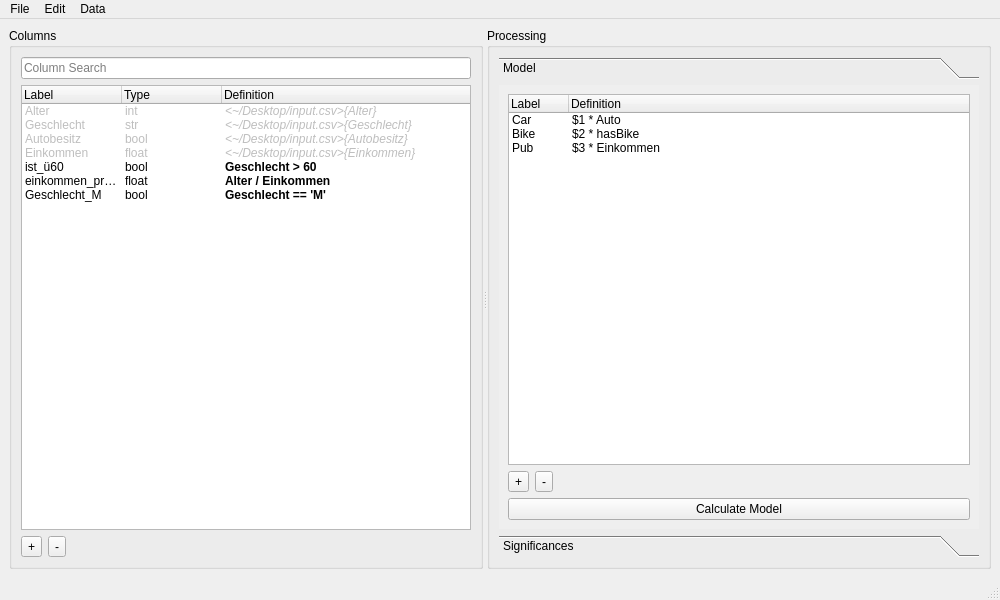
<?xml version="1.0" encoding="UTF-8"?>
<ui version="4.0">
 <class>MainWindow</class>
 <widget class="QMainWindow" name="MainWindow">
  <property name="enabled">
   <bool>true</bool>
  </property>
  <property name="geometry">
   <rect>
    <x>0</x>
    <y>0</y>
    <width>1000</width>
    <height>600</height>
   </rect>
  </property>
  <property name="windowTitle">
   <string>Discrete Choice Model Builder</string>
  </property>
  <property name="windowIcon">
   <iconset theme="applications-utilities">
    <normaloff>../../../../../../../../Universität/Semester/2023 SS/Veranstaltungen/Praxis der Softwareentwicklung/Projekt/Discrete Choice Model Builder/gui</normaloff>../../../../../../../../Universität/Semester/2023 SS/Veranstaltungen/Praxis der Softwareentwicklung/Projekt/Discrete Choice Model Builder/gui</iconset>
  </property>
  <property name="documentMode">
   <bool>true</bool>
  </property>
  <widget class="QWidget" name="centralwidget">
   <layout class="QVBoxLayout" name="verticalLayout">
    <item>
     <widget class="QSplitter" name="splitter">
      <property name="minimumSize">
       <size>
        <width>776</width>
        <height>0</height>
       </size>
      </property>
      <property name="orientation">
       <enum>Qt::Horizontal</enum>
      </property>
      <widget class="QGroupBox" name="box_cols_display">
       <property name="title">
        <string>Columns</string>
       </property>
       <layout class="QVBoxLayout" name="verticalLayout_2">
        <item>
         <widget class="QLineEdit" name="line_search_cols">
          <property name="placeholderText">
           <string>Column Search</string>
          </property>
         </widget>
        </item>
        <item>
         <widget class="QTreeWidget" name="tree_cols">
          <property name="indentation">
           <number>0</number>
          </property>
          <attribute name="headerDefaultSectionSize">
           <number>100</number>
          </attribute>
          <column>
           <property name="text">
            <string>Label</string>
           </property>
          </column>
          <column>
           <property name="text">
            <string>Type</string>
           </property>
          </column>
          <column>
           <property name="text">
            <string>Definition</string>
           </property>
          </column>
          <item>
           <property name="text">
            <string>Alter</string>
           </property>
           <property name="text">
            <string>int</string>
           </property>
           <property name="text">
            <string>&lt;~/Desktop/input.csv&gt;{Alter}</string>
           </property>
           <property name="font">
            <font>
             <italic>true</italic>
            </font>
           </property>
           <property name="flags">
            <set>ItemIsSelectable|ItemIsDragEnabled|ItemIsDropEnabled|ItemIsUserCheckable</set>
           </property>
          </item>
          <item>
           <property name="text">
            <string>Geschlecht</string>
           </property>
           <property name="text">
            <string>str</string>
           </property>
           <property name="text">
            <string>&lt;~/Desktop/input.csv&gt;{Geschlecht}</string>
           </property>
           <property name="font">
            <font>
             <italic>true</italic>
            </font>
           </property>
           <property name="flags">
            <set>ItemIsSelectable|ItemIsDragEnabled|ItemIsDropEnabled|ItemIsUserCheckable</set>
           </property>
          </item>
          <item>
           <property name="text">
            <string>Autobesitz</string>
           </property>
           <property name="text">
            <string>bool</string>
           </property>
           <property name="text">
            <string>&lt;~/Desktop/input.csv&gt;{Autobesitz}</string>
           </property>
           <property name="font">
            <font>
             <italic>true</italic>
            </font>
           </property>
           <property name="flags">
            <set>ItemIsSelectable|ItemIsDragEnabled|ItemIsDropEnabled|ItemIsUserCheckable</set>
           </property>
          </item>
          <item>
           <property name="text">
            <string>Einkommen</string>
           </property>
           <property name="text">
            <string>float</string>
           </property>
           <property name="text">
            <string>&lt;~/Desktop/input.csv&gt;{Einkommen}</string>
           </property>
           <property name="font">
            <font>
             <italic>true</italic>
            </font>
           </property>
           <property name="flags">
            <set>ItemIsSelectable|ItemIsDragEnabled|ItemIsDropEnabled|ItemIsUserCheckable</set>
           </property>
          </item>
          <item>
           <property name="text">
            <string>ist_ü60</string>
           </property>
           <property name="text">
            <string>bool</string>
           </property>
           <property name="text">
            <string>Geschlecht &gt; 60</string>
           </property>
           <property name="font">
            <font>
             <bold>true</bold>
            </font>
           </property>
          </item>
          <item>
           <property name="text">
            <string>einkommen_pro_alter</string>
           </property>
           <property name="text">
            <string>float</string>
           </property>
           <property name="text">
            <string>Alter / Einkommen</string>
           </property>
           <property name="font">
            <font>
             <bold>true</bold>
            </font>
           </property>
          </item>
          <item>
           <property name="text">
            <string>Geschlecht_M</string>
           </property>
           <property name="text">
            <string>bool</string>
           </property>
           <property name="text">
            <string>Geschlecht == 'M'</string>
           </property>
           <property name="font">
            <font>
             <bold>true</bold>
            </font>
           </property>
          </item>
         </widget>
        </item>
        <item>
         <layout class="QFormLayout" name="layout_cols_tools">
          <property name="formAlignment">
           <set>Qt::AlignJustify|Qt::AlignTop</set>
          </property>
          <item row="0" column="0">
           <widget class="QToolButton" name="button_add">
            <property name="text">
             <string>+</string>
            </property>
           </widget>
          </item>
          <item row="0" column="1">
           <widget class="QToolButton" name="button_remove">
            <property name="text">
             <string>-</string>
            </property>
           </widget>
          </item>
         </layout>
        </item>
       </layout>
      </widget>
      <widget class="QGroupBox" name="box_calculation">
       <property name="title">
        <string>Processing</string>
       </property>
       <layout class="QVBoxLayout" name="verticalLayout_3">
        <item>
         <widget class="QToolBox" name="toolBox_calculation">
          <property name="currentIndex">
           <number>0</number>
          </property>
          <widget class="QWidget" name="page_model">
           <property name="geometry">
            <rect>
             <x>0</x>
             <y>0</y>
             <width>151</width>
             <height>408</height>
            </rect>
           </property>
           <attribute name="label">
            <string>Model</string>
           </attribute>
           <layout class="QVBoxLayout" name="verticalLayout_4">
            <item>
             <widget class="QTreeWidget" name="tree_model_entries">
              <property name="indentation">
               <number>0</number>
              </property>
              <property name="itemsExpandable">
               <bool>false</bool>
              </property>
              <attribute name="headerMinimumSectionSize">
               <number>40</number>
              </attribute>
              <attribute name="headerDefaultSectionSize">
               <number>60</number>
              </attribute>
              <column>
               <property name="text">
                <string>Label</string>
               </property>
              </column>
              <column>
               <property name="text">
                <string>Definition</string>
               </property>
              </column>
              <item>
               <property name="text">
                <string>Car</string>
               </property>
               <property name="text">
                <string>$1 * Auto</string>
               </property>
              </item>
              <item>
               <property name="text">
                <string>Bike</string>
               </property>
               <property name="text">
                <string>$2 * hasBike</string>
               </property>
              </item>
              <item>
               <property name="text">
                <string>Pub</string>
               </property>
               <property name="text">
                <string>$3 * Einkommen</string>
               </property>
              </item>
             </widget>
            </item>
            <item>
             <layout class="QFormLayout" name="layout_model_tools">
              <property name="formAlignment">
               <set>Qt::AlignJustify|Qt::AlignTop</set>
              </property>
              <item row="0" column="0">
               <widget class="QToolButton" name="button_add_modelentry">
                <property name="text">
                 <string>+</string>
                </property>
               </widget>
              </item>
              <item row="0" column="1">
               <widget class="QToolButton" name="button_remove_modelentry">
                <property name="text">
                 <string>-</string>
                </property>
               </widget>
              </item>
             </layout>
            </item>
            <item>
             <widget class="QPushButton" name="pushButton">
              <property name="text">
               <string>Calculate Model</string>
              </property>
             </widget>
            </item>
           </layout>
          </widget>
          <widget class="QWidget" name="page_significances">
           <property name="geometry">
            <rect>
             <x>0</x>
             <y>0</y>
             <width>139</width>
             <height>408</height>
            </rect>
           </property>
           <attribute name="label">
            <string>Significances</string>
           </attribute>
           <layout class="QVBoxLayout" name="verticalLayout_5">
            <item>
             <widget class="QTableWidget" name="table_significances">
              <attribute name="horizontalHeaderDefaultSectionSize">
               <number>50</number>
              </attribute>
              <attribute name="horizontalHeaderShowSortIndicator" stdset="0">
               <bool>true</bool>
              </attribute>
              <row>
               <property name="text">
                <string>$1</string>
               </property>
              </row>
              <row>
               <property name="text">
                <string>$2</string>
               </property>
              </row>
              <row>
               <property name="text">
                <string>$3</string>
               </property>
              </row>
              <column>
               <property name="text">
                <string>X</string>
               </property>
              </column>
              <column>
               <property name="text">
                <string>p</string>
               </property>
              </column>
              <item row="0" column="0">
               <property name="text">
                <string>-10</string>
               </property>
              </item>
              <item row="0" column="1">
               <property name="text">
                <string>0.01</string>
               </property>
              </item>
              <item row="1" column="0">
               <property name="text">
                <string>3.4</string>
               </property>
              </item>
              <item row="1" column="1">
               <property name="text">
                <string>0.03</string>
               </property>
              </item>
              <item row="2" column="0">
               <property name="text">
                <string>42</string>
               </property>
               <property name="font">
                <font>
                 <bold>true</bold>
                 <underline>true</underline>
                </font>
               </property>
               <property name="background">
                <brush brushstyle="SolidPattern">
                 <color alpha="255">
                  <red>128</red>
                  <green>128</green>
                  <blue>128</blue>
                 </color>
                </brush>
               </property>
              </item>
              <item row="2" column="1">
               <property name="text">
                <string>0.7</string>
               </property>
               <property name="font">
                <font>
                 <bold>true</bold>
                 <underline>true</underline>
                </font>
               </property>
               <property name="background">
                <brush brushstyle="SolidPattern">
                 <color alpha="255">
                  <red>128</red>
                  <green>128</green>
                  <blue>128</blue>
                 </color>
                </brush>
               </property>
              </item>
             </widget>
            </item>
            <item>
             <widget class="QPushButton" name="button_update_model">
              <property name="text">
               <string>Update Model</string>
              </property>
             </widget>
            </item>
           </layout>
          </widget>
         </widget>
        </item>
       </layout>
      </widget>
     </widget>
    </item>
   </layout>
  </widget>
  <widget class="QMenuBar" name="menubar">
   <property name="geometry">
    <rect>
     <x>0</x>
     <y>0</y>
     <width>1000</width>
     <height>24</height>
    </rect>
   </property>
   <widget class="QMenu" name="menu_file">
    <property name="title">
     <string>File</string>
    </property>
    <addaction name="action_new_project"/>
    <addaction name="action_project_open"/>
    <addaction name="action_project_save"/>
    <addaction name="action_project_save_as"/>
   </widget>
   <widget class="QMenu" name="menu_data">
    <property name="title">
     <string>Data</string>
    </property>
    <addaction name="action_csv_import"/>
    <addaction name="action_csv_export"/>
   </widget>
   <widget class="QMenu" name="menu_edit">
    <property name="title">
     <string>Edit</string>
    </property>
    <addaction name="action_undo"/>
    <addaction name="action_redo"/>
    <addaction name="separator"/>
    <addaction name="action_cut"/>
    <addaction name="action_copy"/>
    <addaction name="action_paste"/>
    <addaction name="action_delete"/>
    <addaction name="separator"/>
    <addaction name="action_find"/>
    <addaction name="separator"/>
    <addaction name="action_select_All"/>
   </widget>
   <addaction name="menu_file"/>
   <addaction name="menu_edit"/>
   <addaction name="menu_data"/>
  </widget>
  <widget class="QStatusBar" name="statusbar"/>
  <action name="action_project_open">
   <property name="icon">
    <iconset theme="document-open">
     <normaloff>../../../../../../../../Universität/Semester/2023 SS/Veranstaltungen/Praxis der Softwareentwicklung/Projekt/Discrete Choice Model Builder/gui</normaloff>../../../../../../../../Universität/Semester/2023 SS/Veranstaltungen/Praxis der Softwareentwicklung/Projekt/Discrete Choice Model Builder/gui</iconset>
   </property>
   <property name="text">
    <string>Open Project...</string>
   </property>
   <property name="shortcut">
    <string>Ctrl+O</string>
   </property>
  </action>
  <action name="action_project_save">
   <property name="icon">
    <iconset theme="document-save">
     <normaloff>../../../../../../../../Universität/Semester/2023 SS/Veranstaltungen/Praxis der Softwareentwicklung/Projekt/Discrete Choice Model Builder/gui</normaloff>../../../../../../../../Universität/Semester/2023 SS/Veranstaltungen/Praxis der Softwareentwicklung/Projekt/Discrete Choice Model Builder/gui</iconset>
   </property>
   <property name="text">
    <string>Save Project</string>
   </property>
   <property name="shortcut">
    <string>Ctrl+S</string>
   </property>
  </action>
  <action name="action_project_save_as">
   <property name="icon">
    <iconset theme="document-save-as">
     <normaloff>../../../../../../../../Universität/Semester/2023 SS/Veranstaltungen/Praxis der Softwareentwicklung/Projekt/Discrete Choice Model Builder/gui</normaloff>../../../../../../../../Universität/Semester/2023 SS/Veranstaltungen/Praxis der Softwareentwicklung/Projekt/Discrete Choice Model Builder/gui</iconset>
   </property>
   <property name="text">
    <string>Save Project As ...</string>
   </property>
   <property name="shortcut">
    <string>Ctrl+Shift+S</string>
   </property>
  </action>
  <action name="action_csv_import">
   <property name="icon">
    <iconset theme="document-open">
     <normaloff>../../../../../../../../Universität/Semester/2023 SS/Veranstaltungen/Praxis der Softwareentwicklung/Projekt/Discrete Choice Model Builder/gui</normaloff>../../../../../../../../Universität/Semester/2023 SS/Veranstaltungen/Praxis der Softwareentwicklung/Projekt/Discrete Choice Model Builder/gui</iconset>
   </property>
   <property name="text">
    <string>Import CSV</string>
   </property>
   <property name="shortcut">
    <string>Ctrl+I</string>
   </property>
  </action>
  <action name="action_csv_export">
   <property name="icon">
    <iconset theme="document-save">
     <normaloff>../../../../../../../../Universität/Semester/2023 SS/Veranstaltungen/Praxis der Softwareentwicklung/Projekt/Discrete Choice Model Builder/gui</normaloff>../../../../../../../../Universität/Semester/2023 SS/Veranstaltungen/Praxis der Softwareentwicklung/Projekt/Discrete Choice Model Builder/gui</iconset>
   </property>
   <property name="text">
    <string>Export CSV</string>
   </property>
   <property name="shortcut">
    <string>Ctrl+E</string>
   </property>
  </action>
  <action name="action_copy">
   <property name="icon">
    <iconset theme="edit-copy">
     <normaloff>../../../../../../../../Universität/Semester/2023 SS/Veranstaltungen/Praxis der Softwareentwicklung/Projekt/Discrete Choice Model Builder/gui</normaloff>../../../../../../../../Universität/Semester/2023 SS/Veranstaltungen/Praxis der Softwareentwicklung/Projekt/Discrete Choice Model Builder/gui</iconset>
   </property>
   <property name="text">
    <string>Copy</string>
   </property>
   <property name="shortcut">
    <string>Ctrl+C</string>
   </property>
  </action>
  <action name="action_paste">
   <property name="icon">
    <iconset theme="edit-paste">
     <normaloff>../../../../../../../../Universität/Semester/2023 SS/Veranstaltungen/Praxis der Softwareentwicklung/Projekt/Discrete Choice Model Builder/gui</normaloff>../../../../../../../../Universität/Semester/2023 SS/Veranstaltungen/Praxis der Softwareentwicklung/Projekt/Discrete Choice Model Builder/gui</iconset>
   </property>
   <property name="text">
    <string>Paste</string>
   </property>
   <property name="shortcut">
    <string>Ctrl+V</string>
   </property>
  </action>
  <action name="action_cut">
   <property name="icon">
    <iconset theme="edit-copy">
     <normaloff>../../../../../../../../Universität/Semester/2023 SS/Veranstaltungen/Praxis der Softwareentwicklung/Projekt/Discrete Choice Model Builder/gui</normaloff>../../../../../../../../Universität/Semester/2023 SS/Veranstaltungen/Praxis der Softwareentwicklung/Projekt/Discrete Choice Model Builder/gui</iconset>
   </property>
   <property name="text">
    <string>Cut</string>
   </property>
   <property name="shortcut">
    <string>Ctrl+X</string>
   </property>
  </action>
  <action name="action_undo">
   <property name="icon">
    <iconset theme="edit-undo">
     <normaloff>../../../../../../../../Universität/Semester/2023 SS/Veranstaltungen/Praxis der Softwareentwicklung/Projekt/Discrete Choice Model Builder/gui</normaloff>../../../../../../../../Universität/Semester/2023 SS/Veranstaltungen/Praxis der Softwareentwicklung/Projekt/Discrete Choice Model Builder/gui</iconset>
   </property>
   <property name="text">
    <string>Undo</string>
   </property>
   <property name="shortcut">
    <string>Ctrl+Z</string>
   </property>
  </action>
  <action name="action_redo">
   <property name="icon">
    <iconset theme="edit-redo">
     <normaloff>../../../../../../../../Universität/Semester/2023 SS/Veranstaltungen/Praxis der Softwareentwicklung/Projekt/Discrete Choice Model Builder/gui</normaloff>../../../../../../../../Universität/Semester/2023 SS/Veranstaltungen/Praxis der Softwareentwicklung/Projekt/Discrete Choice Model Builder/gui</iconset>
   </property>
   <property name="text">
    <string>Redo</string>
   </property>
   <property name="shortcut">
    <string>Ctrl+Shift+Z</string>
   </property>
  </action>
  <action name="action_delete">
   <property name="icon">
    <iconset theme="edit-delete">
     <normaloff>../../../../../../../../Universität/Semester/2023 SS/Veranstaltungen/Praxis der Softwareentwicklung/Projekt/Discrete Choice Model Builder/gui</normaloff>../../../../../../../../Universität/Semester/2023 SS/Veranstaltungen/Praxis der Softwareentwicklung/Projekt/Discrete Choice Model Builder/gui</iconset>
   </property>
   <property name="text">
    <string>Delete</string>
   </property>
   <property name="shortcut">
    <string>Del</string>
   </property>
  </action>
  <action name="action_select_All">
   <property name="icon">
    <iconset theme="edit-select-all">
     <normaloff>../../../../../../../../Universität/Semester/2023 SS/Veranstaltungen/Praxis der Softwareentwicklung/Projekt/Discrete Choice Model Builder/gui</normaloff>../../../../../../../../Universität/Semester/2023 SS/Veranstaltungen/Praxis der Softwareentwicklung/Projekt/Discrete Choice Model Builder/gui</iconset>
   </property>
   <property name="text">
    <string>Select All</string>
   </property>
   <property name="shortcut">
    <string>Ctrl+A</string>
   </property>
  </action>
  <action name="action_find">
   <property name="icon">
    <iconset theme="edit-find">
     <normaloff>../../../../../../../../Universität/Semester/2023 SS/Veranstaltungen/Praxis der Softwareentwicklung/Projekt/Discrete Choice Model Builder/gui</normaloff>../../../../../../../../Universität/Semester/2023 SS/Veranstaltungen/Praxis der Softwareentwicklung/Projekt/Discrete Choice Model Builder/gui</iconset>
   </property>
   <property name="text">
    <string>Find</string>
   </property>
   <property name="shortcut">
    <string>Ctrl+F</string>
   </property>
  </action>
  <action name="action_new_project">
   <property name="icon">
    <iconset theme="document-new">
     <normaloff>../../../../../../../../Universität/Semester/2023 SS/Veranstaltungen/Praxis der Softwareentwicklung/Projekt/Discrete Choice Model Builder/gui</normaloff>../../../../../../../../Universität/Semester/2023 SS/Veranstaltungen/Praxis der Softwareentwicklung/Projekt/Discrete Choice Model Builder/gui</iconset>
   </property>
   <property name="text">
    <string>New Project...</string>
   </property>
  </action>
 </widget>
 <resources/>
 <connections/>
</ui>
